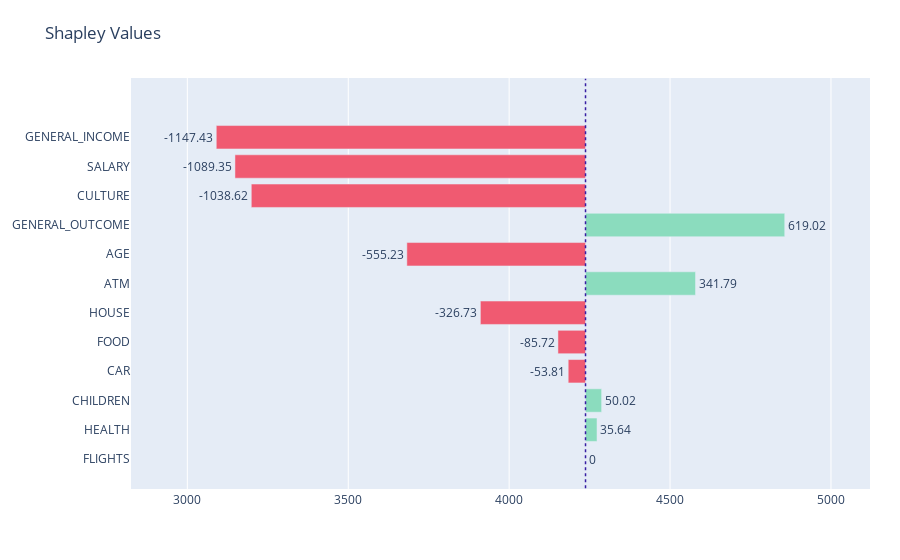

Notebook code for this chart:
### Code cell
group_plot(p1_shap)

### Figure 1 — Plotly figure (JSON) as saved in the notebook; plotly's stock layout.template omitted (floating-point values rounded to 4 significant figures)
{"data": [{"base": 4237.0, "hoverlabel": {"bgcolor": "rgba(0,0,0,0.8)"}, "marker": {"color": ["#f05a71", "#8bdcbe", "#8bdcbe", "#f05a71", "#f05a71", "#f05a71", "#8bdcbe", "#f05a71", "#8bdcbe", "#f05a71", "#f05a71", "#f05a71"]}, "orientation": "h", "text": [0, 35.64, 50.02, -53.81, -85.72, -326.7, 341.8, -555.2, 619.0, -1039.0, -1089.0, -1147.0], "textposition": "outside", "type": "bar", "x": [0, 35.64, 50.02, -53.81, -85.72, -326.7, 341.8, -555.2, 619.0, -1039.0, -1089.0, -1147.0], "y": ["FLIGHTS", "HEALTH", "CHILDREN", "CAR", "FOOD", "HOUSE", "ATM", "AGE", "GENERAL_OUTCOME", "CULTURE", "SALARY", "GENERAL_INCOME"]}], "layout": {"barmode": "relative", "legend": {"tracegroupgap": 0}, "margin": {"b": 71, "r": 30, "t": 78}, "shapes": [{"line": {"color": "#371ea3", "dash": "dot", "width": 1.5}, "type": "line", "x0": 4237.0, "x1": 4237.0, "xref": "x", "y0": -1, "y1": 13}], "showlegend": false, "title": {"text": "Shapley Values"}, "xaxis": {"anchor": "y", "domain": [0, 1], "range": [2825.0, 5121.0], "showline": true}, "yaxis": {"anchor": "x", "domain": [0, 1]}}}
